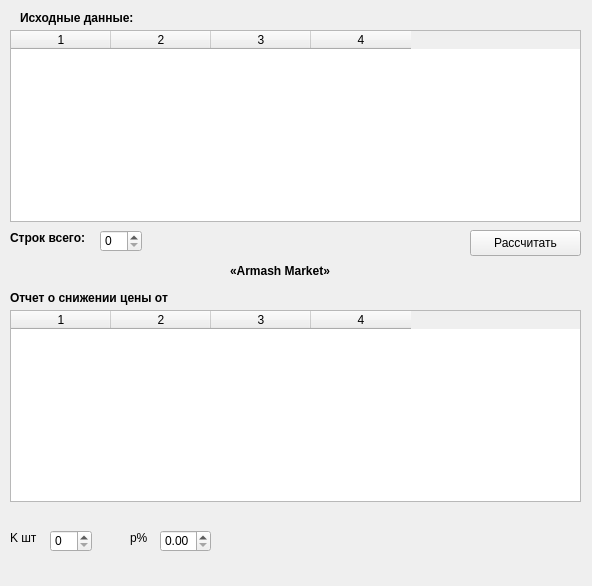
<?xml version="1.0" encoding="UTF-8"?>
<ui version="4.0">
 <class>Form</class>
 <widget class="QWidget" name="Form">
  <property name="geometry">
   <rect>
    <x>0</x>
    <y>0</y>
    <width>592</width>
    <height>586</height>
   </rect>
  </property>
  <property name="minimumSize">
   <size>
    <width>592</width>
    <height>586</height>
   </size>
  </property>
  <property name="maximumSize">
   <size>
    <width>592</width>
    <height>586</height>
   </size>
  </property>
  <property name="windowTitle">
   <string>Lab8</string>
  </property>
  <widget class="QTableWidget" name="tableInitialData">
   <property name="geometry">
    <rect>
     <x>10</x>
     <y>30</y>
     <width>571</width>
     <height>192</height>
    </rect>
   </property>
   <property name="columnCount">
    <number>4</number>
   </property>
   <column/>
   <column/>
   <column/>
   <column/>
  </widget>
  <widget class="QTableWidget" name="tableReport">
   <property name="geometry">
    <rect>
     <x>10</x>
     <y>310</y>
     <width>571</width>
     <height>192</height>
    </rect>
   </property>
   <property name="columnCount">
    <number>4</number>
   </property>
   <column/>
   <column/>
   <column/>
   <column/>
  </widget>
  <widget class="QLabel" name="labelInitialData">
   <property name="geometry">
    <rect>
     <x>20</x>
     <y>10</y>
     <width>131</width>
     <height>16</height>
    </rect>
   </property>
   <property name="font">
    <font>
     <bold>true</bold>
    </font>
   </property>
   <property name="text">
    <string>Исходные данные: </string>
   </property>
  </widget>
  <widget class="QLabel" name="labelStringsTotal">
   <property name="geometry">
    <rect>
     <x>10</x>
     <y>230</y>
     <width>91</width>
     <height>16</height>
    </rect>
   </property>
   <property name="font">
    <font>
     <bold>true</bold>
    </font>
   </property>
   <property name="text">
    <string>Строк всего:</string>
   </property>
  </widget>
  <widget class="QSpinBox" name="boxStringsTotal">
   <property name="geometry">
    <rect>
     <x>100</x>
     <y>230</y>
     <width>42</width>
     <height>22</height>
    </rect>
   </property>
  </widget>
  <widget class="QPushButton" name="buttonResult">
   <property name="geometry">
    <rect>
     <x>470</x>
     <y>230</y>
     <width>111</width>
     <height>26</height>
    </rect>
   </property>
   <property name="text">
    <string>Рассчитать</string>
   </property>
  </widget>
  <widget class="QLabel" name="labelArmashMarket">
   <property name="geometry">
    <rect>
     <x>230</x>
     <y>260</y>
     <width>121</width>
     <height>21</height>
    </rect>
   </property>
   <property name="font">
    <font>
     <bold>true</bold>
    </font>
   </property>
   <property name="text">
    <string>«Armash Market»</string>
   </property>
  </widget>
  <widget class="QLabel" name="labelReport">
   <property name="geometry">
    <rect>
     <x>10</x>
     <y>290</y>
     <width>181</width>
     <height>16</height>
    </rect>
   </property>
   <property name="font">
    <font>
     <bold>true</bold>
    </font>
   </property>
   <property name="text">
    <string>Отчет о снижении цены от</string>
   </property>
  </widget>
  <widget class="QLabel" name="labelDate">
   <property name="geometry">
    <rect>
     <x>190</x>
     <y>290</y>
     <width>181</width>
     <height>16</height>
    </rect>
   </property>
   <property name="font">
    <font>
     <bold>true</bold>
    </font>
   </property>
   <property name="text">
    <string/>
   </property>
  </widget>
  <widget class="QSpinBox" name="boxK">
   <property name="geometry">
    <rect>
     <x>50</x>
     <y>530</y>
     <width>42</width>
     <height>22</height>
    </rect>
   </property>
  </widget>
  <widget class="QLabel" name="labelK">
   <property name="geometry">
    <rect>
     <x>10</x>
     <y>530</y>
     <width>31</width>
     <height>16</height>
    </rect>
   </property>
   <property name="text">
    <string>K шт</string>
   </property>
  </widget>
  <widget class="QLabel" name="labelP">
   <property name="geometry">
    <rect>
     <x>130</x>
     <y>530</y>
     <width>31</width>
     <height>16</height>
    </rect>
   </property>
   <property name="text">
    <string>p%</string>
   </property>
  </widget>
  <widget class="QDoubleSpinBox" name="boxP">
   <property name="geometry">
    <rect>
     <x>160</x>
     <y>530</y>
     <width>51</width>
     <height>22</height>
    </rect>
   </property>
  </widget>
 </widget>
 <resources/>
 <connections/>
</ui>
